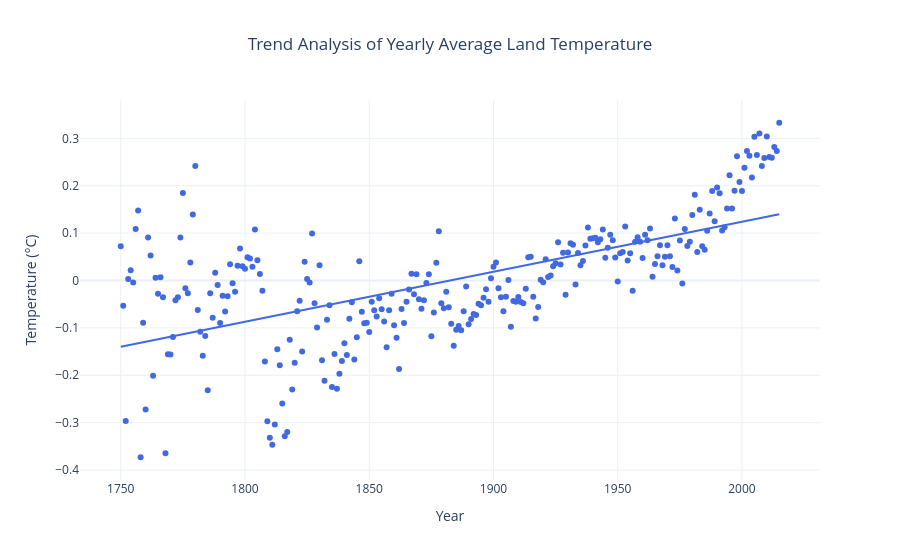

This figure's notebook cell:
### Markdown cell above
# Advanced Plot 3: Trend Analysis using Plotly

### Code cell
# Calculate yearly average
yearly_temp = (
    data.groupby(data['dt'].dt.year)['LandAverageTemperature']
    .mean()
    .reset_index()
)

yearly_temp.columns = ['Year', 'LandAverageTemperature']

fig = px.scatter(
    yearly_temp,
    x='Year',
    y='LandAverageTemperature',
    trendline='ols',
    title='Trend Analysis of Yearly Average Land Temperature',
    labels={
        'Year': 'Year',
        'LandAverageTemperature': 'Temperature (°C)'
    }
)

fig.update_traces(
    marker=dict(size=6, color='royalblue')
)

fig.update_layout(
    template='plotly_white',
    title_x=0.5
)

fig.show()

### Figure 1 — Plotly figure (JSON) as saved in the notebook; plotly's stock layout.template omitted (floating-point values rounded to 4 significant figures; data arrays with more than 128 entries replaced by an {"elided": "..."} marker saying what was removed)
{"data": [{"hovertemplate": "Year=%{x}<br>Temperature (°C)=%{y}<extra></extra>", "legendgroup": "", "marker": {"color": "royalblue", "size": 6, "symbol": "circle"}, "mode": "markers", "name": "", "orientation": "v", "showlegend": false, "type": "scatter", "x": {"elided": "266 int values"}, "xaxis": "x", "y": {"elided": "266 float values"}, "yaxis": "y"}, {"hovertemplate": "<b>OLS trendline</b><br>LandAverageTemperature = 0.00105469 * Year + -1.98546<br>R<sup>2</sup>=0.390230<br><br>Year=%{x}<br>Temperature (°C)=%{y} <b>(trend)</b><extra></extra>", "legendgroup": "", "marker": {"color": "royalblue", "size": 6, "symbol": "circle"}, "mode": "lines", "name": "", "showlegend": false, "type": "scatter", "x": {"elided": "266 int values"}, "xaxis": "x", "y": {"elided": "266 float values"}, "yaxis": "y"}], "layout": {"legend": {"tracegroupgap": 0}, "title": {"text": "Trend Analysis of Yearly Average Land Temperature", "x": 0.5}, "xaxis": {"anchor": "y", "domain": [0, 1], "title": {"text": "Year"}}, "yaxis": {"anchor": "x", "domain": [0, 1], "title": {"text": "Temperature (°C)"}}}}
